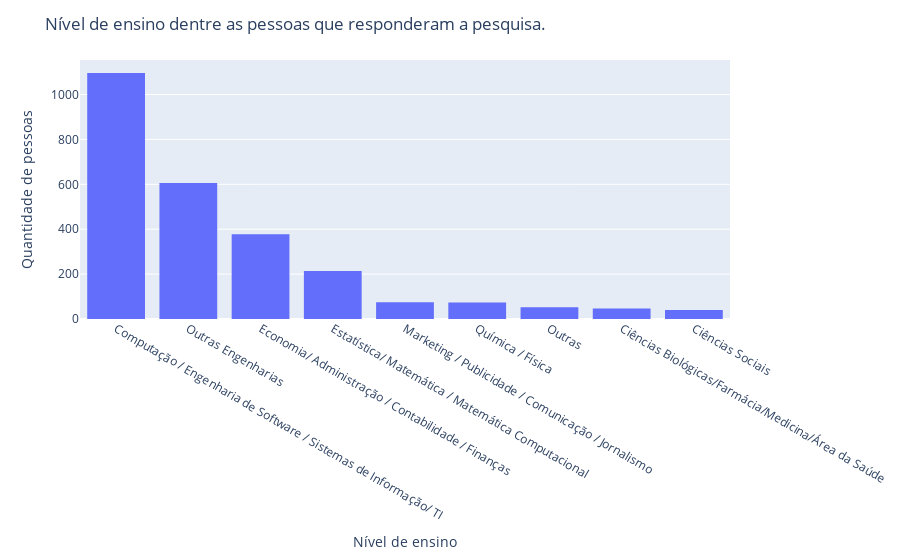

The notebook cell this image was saved under:
### Code cell
fig = px.histogram(df_1, x="('P1_i ', 'Área de Formação')").update_layout(
    title='Nível de ensino dentre as pessoas que responderam a pesquisa.', 
    xaxis_title='Nível de ensino', 
    yaxis_title='Quantidade de pessoas', 
    xaxis={'categoryorder':'total descending'}
)

fig.show()

### Figure 1 — Plotly figure (JSON) as saved in the notebook; plotly's stock layout.template omitted (floating-point values rounded to 4 significant figures; data arrays with more than 128 entries replaced by an {"elided": "..."} marker saying what was removed)
{"data": [{"alignmentgroup": "True", "bingroup": "x", "hovertemplate": "('P1_i ', 'Área de Formação')=%{x}<br>count=%{y}<extra></extra>", "legendgroup": "", "marker": {"color": "#636efa", "pattern": {"shape": ""}}, "name": "", "offsetgroup": "", "orientation": "v", "showlegend": false, "type": "histogram", "x": {"elided": "2645 str values"}, "xaxis": "x", "yaxis": "y"}], "layout": {"barmode": "relative", "legend": {"tracegroupgap": 0}, "margin": {"t": 60}, "title": {"text": "Nível de ensino dentre as pessoas que responderam a pesquisa."}, "xaxis": {"anchor": "y", "categoryorder": "total descending", "domain": [0, 1], "title": {"text": "Nível de ensino"}}, "yaxis": {"anchor": "x", "domain": [0, 1], "title": {"text": "Quantidade de pessoas"}}}}
